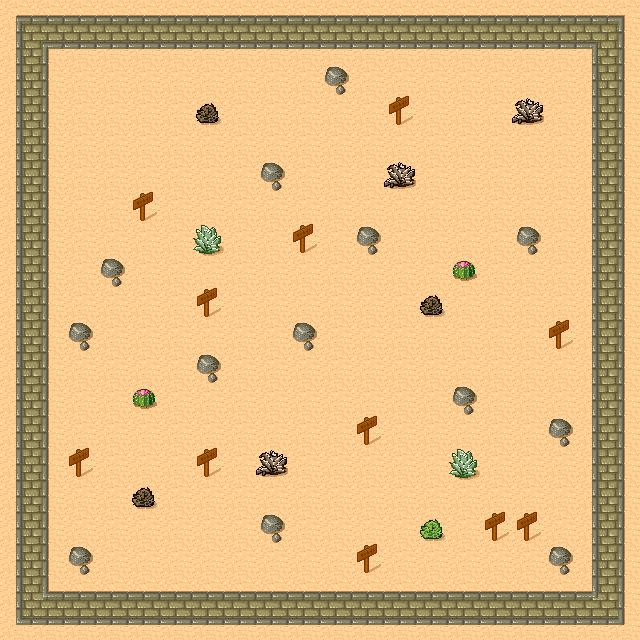

The image is a tile-based game level rendered from a .tmx file. Its description and source (layers, tilesets, objects; grid data summarised) follow:
An orthogonal 20x20 tile map with 32x32 px tiles, 4 tile layers (Ground, Wall, Objects, Fixed).

<map version="1.0" orientation="orthogonal" width="20" height="20" tilewidth="32" tileheight="32">
 <tileset firstgid="1" name="tmw_desert_spacing" tilewidth="32" tileheight="32" spacing="1" margin="1">
  <image source="tmw_desert_spacing.png" width="265" height="199" />
 </tileset>
 <layer name="Ground" width="20" height="20">
  <data>[400 cells, 400 non-empty, 2 distinct tile ids]</data>
 </layer>
 <layer name="Wall" width="20" height="20">
  <data>[400 cells, 144 non-empty, 12 distinct tile ids]</data>
 </layer>
 <layer name="Objects" width="20" height="20">
  <data>[400 cells, 22 non-empty, 6 distinct tile ids]</data>
 </layer>
 <layer name="Fixed" width="20" height="20">
  <properties>
   <property name="indestructable" value="1" />
  </properties>
  <data>[400 cells, 13 non-empty, 1 distinct tile ids]</data>
 </layer>
</map>
